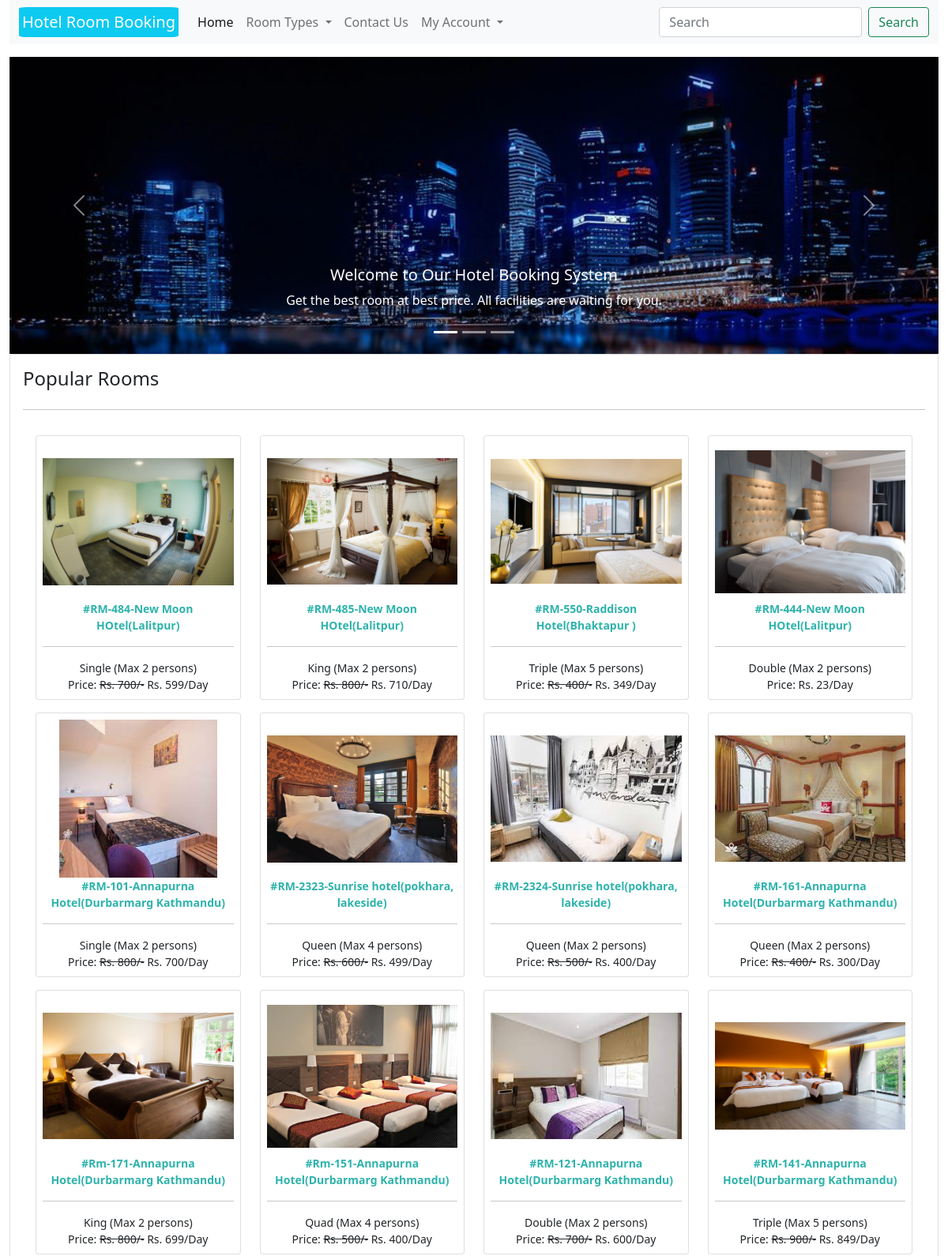
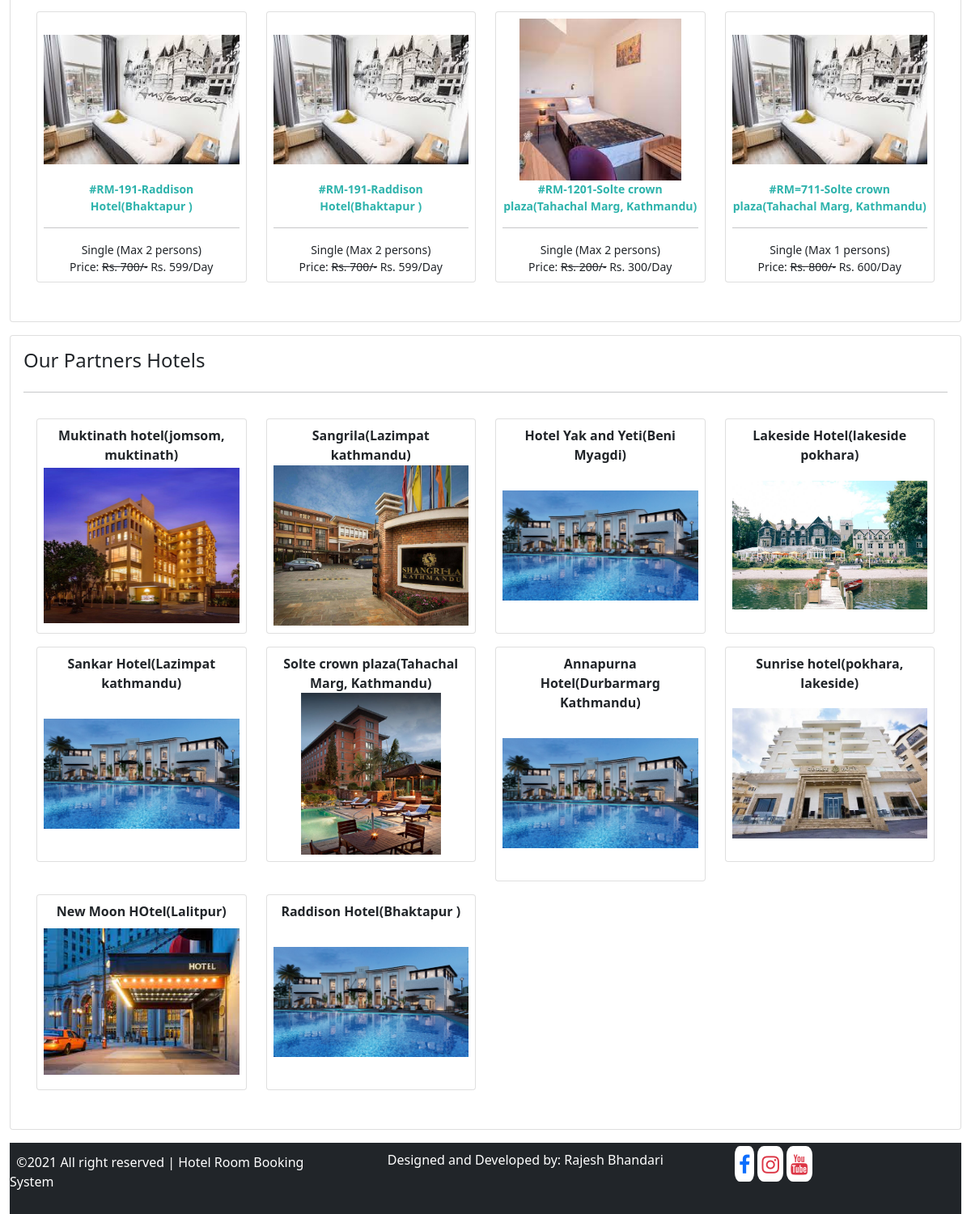
The page / on the database its author committed (2 pictures, top to bottom).
### hbsapp/models.py (models this page shows, shortened)
class TimeStamp(models.Model):
    created_at = models.DateTimeField(auto_now_add=True)
    updated_at = models.DateTimeField(auto_now=True)
    class Meta:
        abstract = True

class HotelRoom(TimeStamp):
    hotel = models.ForeignKey(Hotel, on_delete=models.RESTRICT)
    room_type = models.CharField(max_length=50, choices=ROOM_TYPE)
    room_code = models.CharField(max_length=50)
    image = models.ImageField(upload_to="rooms")
    description = models.TextField()
    marked_price = models.PositiveIntegerField(null=True, blank=True)
    price = models.PositiveIntegerField()
    view_count = models.BigIntegerField(default=0)
    maximum_capacity = models.PositiveIntegerField(default=2, choices=CAPACITY)

class Hotel(TimeStamp):
    name = models.CharField(max_length=200)
    image = models.ImageField(upload_to="hotels", null=True, blank=True)
    address = models.CharField(max_length=200)
    contact = models.CharField(max_length=200)
    email = models.EmailField(unique=True)

### hbsapp/views.py (the view)
# urls.py: path("", ClientHomeView.as_view(), name="clienthome"),
class ClientHomeView(ClientMixin, View):
    def get(self, request, *args, **kwargs):
        context = self.context
        context["all_hotels"] = Hotel.objects.order_by("-id")
        context["popular_rooms"] = HotelRoom.objects.order_by("-view_count")
        return render(request, "clienttemplates/clienthome.html", context)

### hbsapp/views.py (called while the page is built)
    def dispatch(self, request, *args, **kwargs):
        self.context = {
            "roomtypes": ROOM_TYPE
        }
        return super(ClientMixin, self).dispatch(request, *args, **kwargs)

### templates/clienttemplates/clienthome.html (shortened to what this page needs)
{% extends 'clienttemplates/clientbase.html' %}
{% load static %}
{% block content %}
<section class="mt-3">
    <div class="row">
        <div class="col-md-12">
            <div id="carouselExampleCaptions" class="carousel slide" data-bs-ride="carousel">
                <div class="carousel-indicators">
                    <button type="button" data-bs-target="#carouselExampleCaptions" data-bs-slide-to="0" class="active"
                        aria-current="true" aria-label="Slide 1"></button>
                    <button type="button" data-bs-target="#carouselExampleCaptions" data-bs-slide-to="1"
                        aria-label="Slide 2"></button>
                    <button type="button" data-bs-target="#carouselExampleCaptions" data-bs-slide-to="2"
                        aria-label="Slide 3"></button>
                </div>
                <div class="carousel-inner">
                    <div class="carousel-item active">
                        <img src="{% static 'clientstatic/images/hotel3.jpg' %}" class="d-block w-100" alt="{% static 'clientstatic/images/hotel1.jpg' %}">
                        <div class="carousel-caption d-none d-md-block">
                            <h5>Welcome to Our Hotel Booking System</h5>
                            <p>Get the best room at best price. All facilities are waiting for you. </p>
                        </div>
                    </div>
                </div>
                <button class="carousel-control-prev" type="button" data-bs-target="#carouselExampleCaptions"
                    data-bs-slide="prev">
                    <span class="carousel-control-prev-icon" aria-hidden="true"></span>
                </button>
                <button class="carousel-control-next" type="button" data-bs-target="#carouselExampleCaptions"
                    data-bs-slide="next">
                    <span class="carousel-control-next-icon" aria-hidden="true"></span>
                </button>
            </div>
        </div>
    </div>
    <div class="row">
        <div class="col-md-12">
            <div class="card p-3">
                <div class="card-head">
                    <h4>Popular Rooms</h4>
                </div>
                <hr>
                <div class="card-body">
                    <div class="row">
                        {% for room in popular_rooms %}
                        <div class="col-md-3 mb-3">
                            <div class="card p-2 item" style="cursor: pointer; text-align: center;"
                                data-url="{% url 'hbsapp:clientroomdetail' room.room_code room.id %}">
                                <img src="{{room.image.url}}" class="img-fluid"
                                    style="height: 200px; object-fit: contain;" alt="">
                                <p style="font-size: 14px; color: rgb(46, 179, 172); font-weight: bold;margin-bottom: 0;">#{{room.room_code}}-{{room.hotel.name}}({{room.hotel.address}})</p><hr>
                                <p style="font-size: 14px;margin-bottom: 0;">{{room.room_type}} (Max {{room.maximum_capacity}} persons)</p>
                                <p style="font-size: 14px;margin-bottom: 0;">Price: {% if room.marked_price %}<s>Rs. {{room.marked_price}}/-</s>{% endif %} Rs. {{room.price}}/Day</p>
                            </div>
                        </div>
                        {% endfor %}
                    </div>
                </div>
            </div>
            <div class="card p-3 mt-3">
                <div class="card-head">
                    <h4>Our Partners Hotels</h4>
                </div>
                <hr>
                <div class="card-body">
                    <div class="row">
                        {% for hotel in all_hotels %}
                        <div class="col-md-3 mb-3">
                            <div class="card p-2 item" style="cursor: pointer;"
                                data-url="{% url 'hbsapp:clienthoteldetail' hotel.id%}">
                                <p style="margin-bottom: 0;font-weight: bold;" class="text-center">
                                    {{hotel.name}}({{hotel.address}})</p>
                                <img src="{% if hotel.image %}{{hotel.image.url}}{% else %}{% static 'clientstatic/images/default_hotel.jpeg' %}{% endif %}"
                                    class="img-fluid" style="height: 200px; object-fit: contain;" alt="">
                            </div>
                        </div>
                        {% endfor %}
                    </div>
                </div>
            </div>
        </div>
    </div>
</section>
{% endblock %}

### templates/clienttemplates/clientbase.html (shortened to what this page needs)
{% load static %}
<!DOCTYPE html>
<html lang="en">
<head>
    <link href="https://cdn.jsdelivr.net/npm/bootstrap@5.0.0-beta3/dist/css/bootstrap.min.css" rel="stylesheet">
    <link rel="stylesheet" href="https://cdnjs.cloudflare.com/ajax/libs/font-awesome/4.7.0/css/font-awesome.min.css	">
</head>
<body class="container-fluid">
    <nav class="navbar navbar-expand-lg navbar-light bg-light">
        <div class="container-fluid">
            <div class="navbar-brand bg-info p-1" style="border-radius: 5%;">
                <a style="text-decoration: none;" class="text-white" href="{% url 'hbsapp:clienthome' %}">Hotel Room
                    Booking</a>
            </div>
            <div class="collapse navbar-collapse" id="navbarSupportedContent">
                <ul class="navbar-nav me-auto mb-2 mb-lg-0">
                    <li class="nav-item">
                        <a class="nav-link active" aria-current="page" href="{% url 'hbsapp:clienthome' %}">Home</a>
                    </li>
                    <li class="nav-item dropdown">
                        <a class="nav-link dropdown-toggle" href="#" id="navbarDropdown" role="button"
                            data-bs-toggle="dropdown" aria-expanded="false">
                            Room Types
                        </a>
                    </li>
                    <li class="nav-item">
                        <a class="nav-link" href="{% url 'hbsapp:clientcontact' %}">Contact Us</a>
                    </li>
                    <li class="nav-item dropdown">
                        <a class="nav-link dropdown-toggle" href="#" id="navbarDropdown" role="button"
                            data-bs-toggle="dropdown" aria-expanded="false">
                            My Account
                        </a>
                    </li>
                </ul>
                <form class="d-flex" action="{% url 'hbsapp:clientsearch' %}">
                    <input class="form-control me-2" type="search" placeholder="Search" name="keyword"
                        aria-label="Search" required>
                    <button class="btn btn-outline-success" type="submit">Search</button>
                </form>
            </div>
        </div>
    </nav>
    {% block content %}
    {% endblock %}
    <footer class="footer bg-dark text-white p-2 mt-3">
        <div class="row">
            <div class="col-md-4 p-1">
                <p> &nbsp &copy;2021 All right reserved | Hotel Room Booking System</p>
            </div>
            <div class="col-md-5 p-1">
                <h6 class="text-center">Designed and Developed by: Rajesh Bhandari</h6>
            </div>
            <div class="col-md-2">
                <a href="https://facebook.com"
                    style="background-color: white; font-size: 25px; padding: 5px; border-radius: 25%"><span
                        class="fa fa-facebook text-blue"></span></a>
                <a href="https://instagram.com"
                    style="background-color: white; font-size: 25px; padding: 5px; border-radius: 25%"><span
                        class="fa fa-instagram text-danger"></span></a>
                <a href="https://youtube.com"
                    style="background-color: white; font-size: 25px; padding: 5px; border-radius: 25%"><span
                        class="fa fa-youtube text-danger"></span></a>
            </div>
    </footer>
</body>
</html>

### rows shown on the page
HotelRoom: image (picture), room_code "RM-484", hotel.name "New Moon HOtel", hotel.address "Lalitpur", room_type "Single", maximum_capacity "2", marked_price "700", price "599"
HotelRoom: image (picture), room_code "RM-485", hotel.name "New Moon HOtel", hotel.address "Lalitpur", room_type "King", maximum_capacity "2", marked_price "800", price "710"
HotelRoom: image (picture), room_code "RM-550", hotel.name "Raddison Hotel", hotel.address "Bhaktapur", room_type "Triple", maximum_capacity "5", marked_price "400", price "349"
HotelRoom: image (picture), room_code "RM-444", hotel.name "New Moon HOtel", hotel.address "Lalitpur", room_type "Double", maximum_capacity "2", price "23"
HotelRoom: image (picture), room_code "RM-101", hotel.name "Annapurna Hotel", hotel.address "Durbarmarg Kathmandu", room_type "Single", maximum_capacity "2", marked_price "800", price "700"
HotelRoom: image (picture), room_code "RM-2323", hotel.name "Sunrise hotel", hotel.address "pokhara, lakeside", room_type "Queen", maximum_capacity "4", marked_price "600", price "499"
HotelRoom: image (picture), room_code "RM-2324", hotel.name "Sunrise hotel", hotel.address "pokhara, lakeside", room_type "Queen", maximum_capacity "2", marked_price "500", price "400"
HotelRoom: image (picture), room_code "RM-161", hotel.name "Annapurna Hotel", hotel.address "Durbarmarg Kathmandu", room_type "Queen", maximum_capacity "2", marked_price "400", price "300"
HotelRoom: image (picture), room_code "Rm-171", hotel.name "Annapurna Hotel", hotel.address "Durbarmarg Kathmandu", room_type "King", maximum_capacity "2", marked_price "800", price "699"
HotelRoom: image (picture), room_code "Rm-151", hotel.name "Annapurna Hotel", hotel.address "Durbarmarg Kathmandu", room_type "Quad", maximum_capacity "4", marked_price "500", price "400"
HotelRoom: image (picture), room_code "RM-121", hotel.name "Annapurna Hotel", hotel.address "Durbarmarg Kathmandu", room_type "Double", maximum_capacity "2", marked_price "700", price "600"
HotelRoom: image (picture), room_code "RM-141", hotel.name "Annapurna Hotel", hotel.address "Durbarmarg Kathmandu", room_type "Triple", maximum_capacity "5", marked_price "900", price "849"
HotelRoom: image (picture), room_code "RM-191", hotel.name "Raddison Hotel", hotel.address "Bhaktapur", room_type "Single", maximum_capacity "2", marked_price "700", price "599"
HotelRoom: image (picture), room_code "RM-191", hotel.name "Raddison Hotel", hotel.address "Bhaktapur", room_type "Single", maximum_capacity "2", marked_price "700", price "599"
HotelRoom: image (picture), room_code "RM-1201", hotel.name "Solte crown plaza", hotel.address "Tahachal Marg, Kathmandu", room_type "Single", maximum_capacity "2", marked_price "200", price "300"
HotelRoom: image (picture), room_code "RM=711", hotel.name "Solte crown plaza", hotel.address "Tahachal Marg, Kathmandu", room_type "Single", maximum_capacity "1", marked_price "800", price "600"
Hotel: name "Muktinath hotel", address "jomsom, muktinath", image (picture)
Hotel: name "Sangrila", address "Lazimpat kathmandu", image (picture)
Hotel: name "Hotel Yak and Yeti", address "Beni Myagdi"
Hotel: name "Lakeside Hotel", address "lakeside pokhara", image (picture)
Hotel: name "Sankar Hotel", address "Lazimpat kathmandu"
Hotel: name "Solte crown plaza", address "Tahachal Marg, Kathmandu", image (picture)
Hotel: name "Annapurna Hotel", address "Durbarmarg Kathmandu"
Hotel: name "Sunrise hotel", address "pokhara, lakeside", image (picture)
Hotel: name "New Moon HOtel", address "Lalitpur", image (picture)
Hotel: name "Raddison Hotel", address "Bhaktapur"
